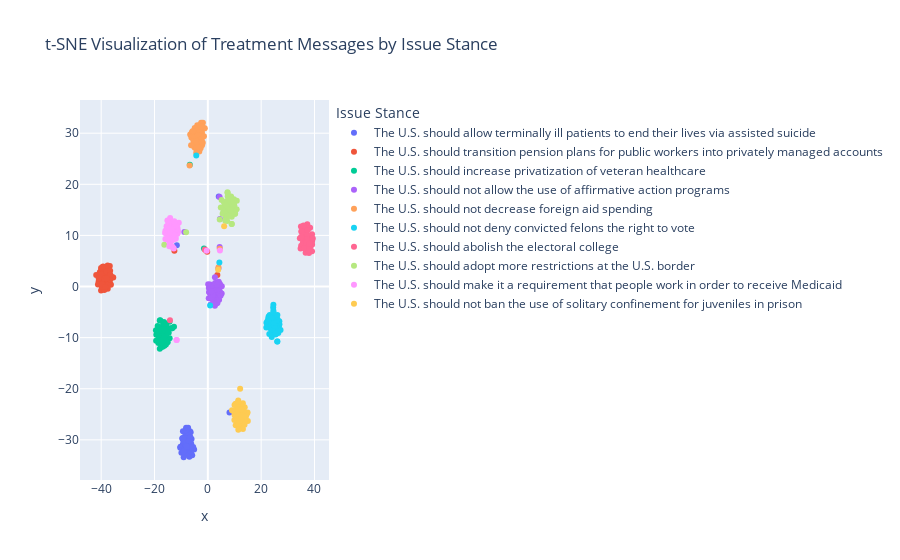

The notebook cell saved with this chart:
### Markdown cell above
Observe that the embeddings of the response text are very well clustered by the issue that they correspond to (somewhat expected).

### Code cell
fig = px.scatter(
    x=msg_embeddings_tsne[:, 0], 
    y=msg_embeddings_tsne[:, 1], 
    color=[msg_to_issue[m] for m in msgs],
    title="t-SNE Visualization of Treatment Messages by Issue Stance",
    labels={"color": "Issue Stance"},
    hover_data={"Message": [wrap_text(m, 60) for m in msgs]}
)
fig.write_html("treatment_messages_tsne.html")
fig.show()
